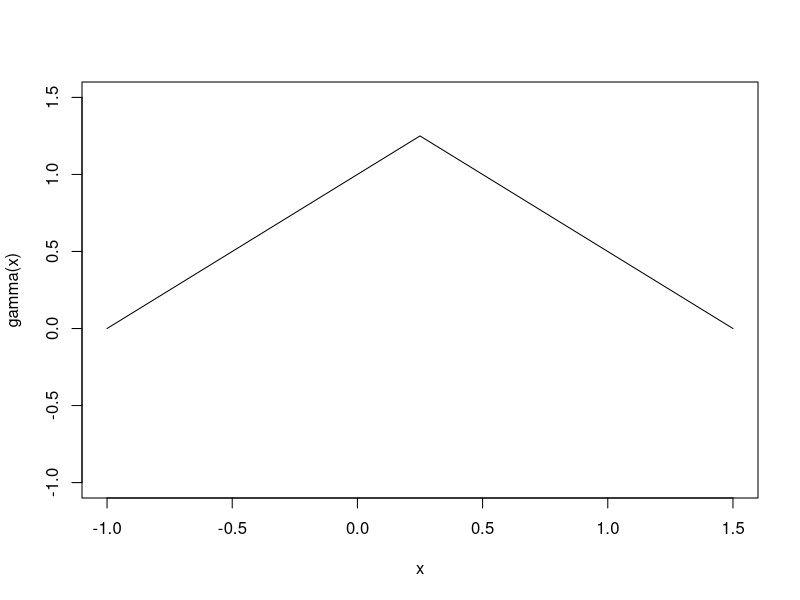
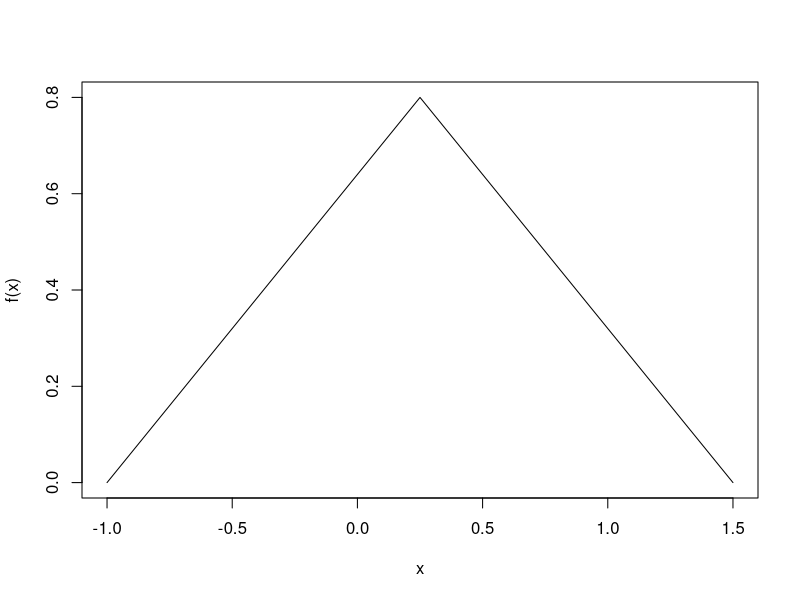
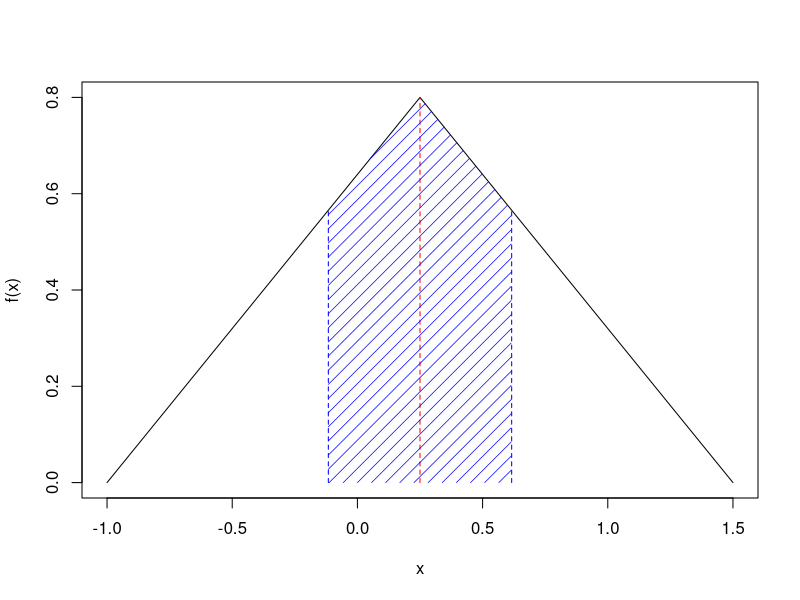
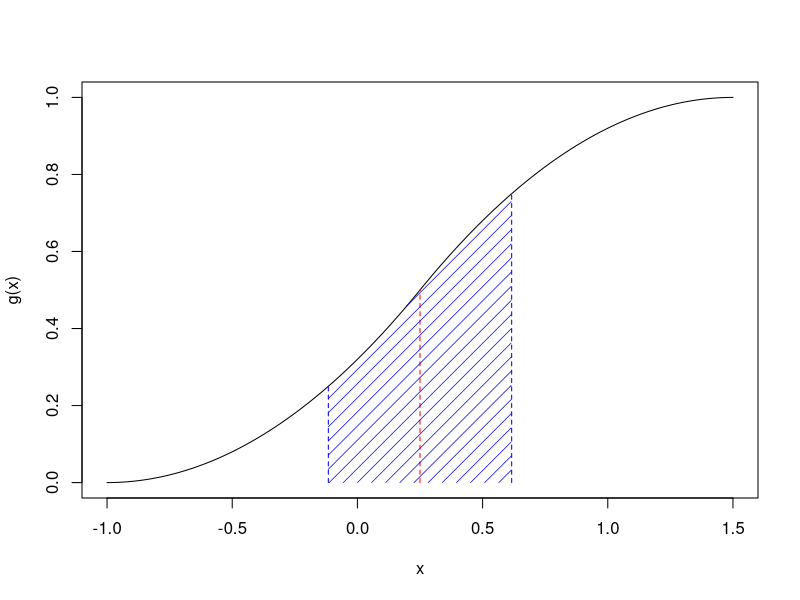
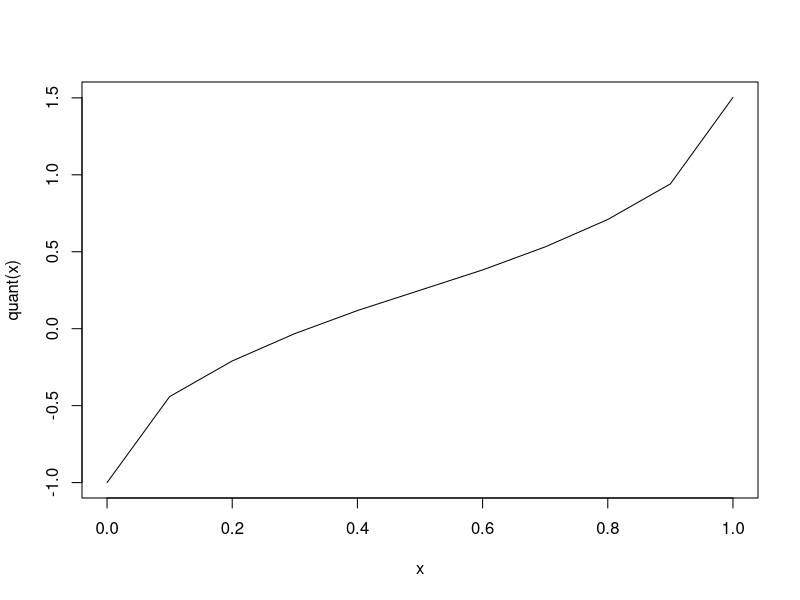
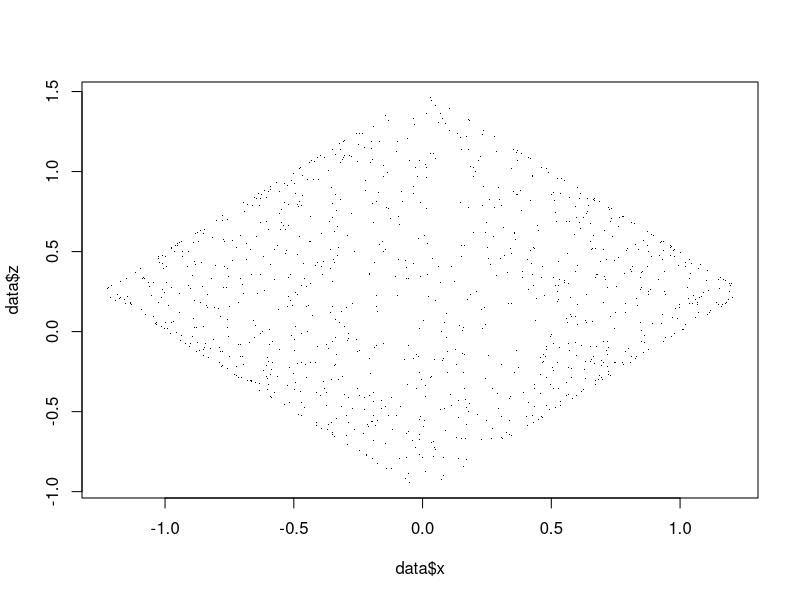
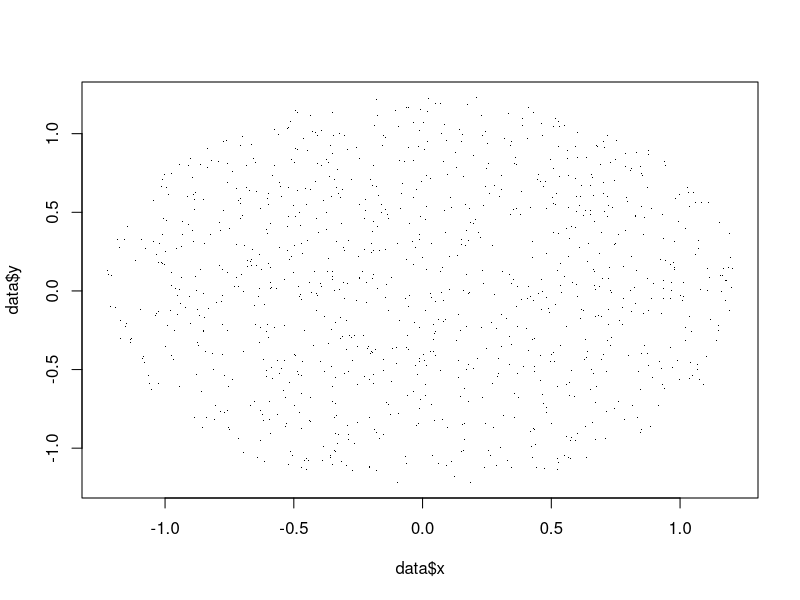
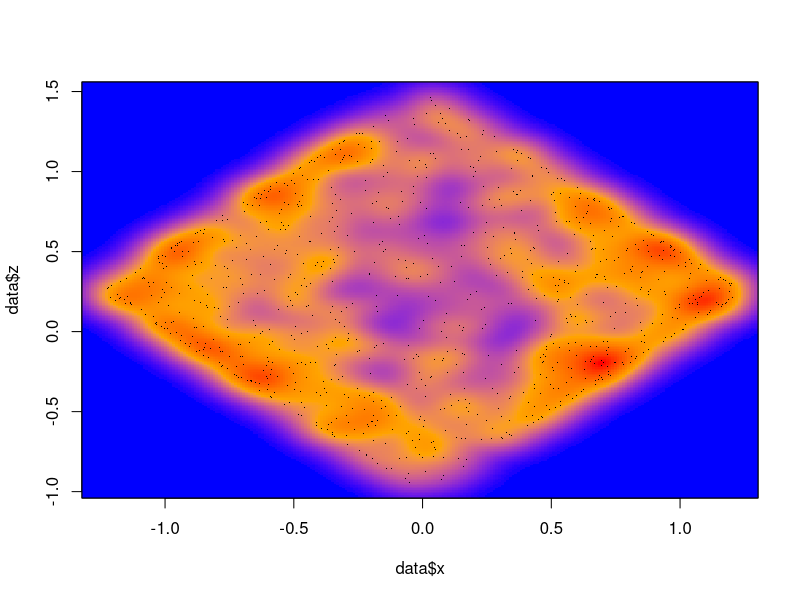

Reproduce these figures in R, in order.
a = -1  # z=[a,b] - диагональ квадрата
b = 1.5 #

gamma =  function(x){
  y = (-abs(x - (a+b)/2) + (b-a)/2 ) # Задаем половину квадрата функцией модуля
  return(y)
}
x=seq(a, b, 0.01) # Задаем границы промежутка
plot(x, gamma(x), type="l", ylim=c(a,b)) # Проверяем, что функция действительно задает необходимую нам кривую

#deriv=function(x){return(-sign(x - (a+b)/2))}
square_deriv = 1 # in our case derivative equals 1 or -1, just using 1 as a square of derivative to escape troubles with sign function
int = function(x){
  y = (abs(gamma(x))*sqrt(1+square_deriv)) # Подынтегральная функция М
  return(y)
}
  M = integrate(int,a,b)$value 

f = Vectorize(function(x){
  y =int(x)/M
  return(y)
})

x=seq(a,b,0.01)
plot(x, f(x), type="l", xlim=c(a,b) ) # График плотности распределения

g = Vectorize(function(t){
  y = integrate(f,a,t)$value
  return(y)
})


quant = Vectorize(function(x){                                # Задаем квантильную функцию, исходя из соотношения g(t)-x=0, где g - функция распределения
 y = uniroot(function(t) g(t)-x, c(a-0.1, b+0.1))     # t - необходимое нам значение квантиля, а x - вероятность
 return(y$root)
})

q13 = quant(c(0.25, 0.75)) # q13 - массив из значений нижнего и верхнего квантилей
#q2 = q(c(0.5)) # q2 - медиана
q13          
#quant(g(x))
x=seq(a,b,0.01)

p=c(0.25,0.75)
q=quant(p)
plot(x, f(x), type="l") # График плотности распределения
lines(q, f(q), type="h", col="blue", lty="dashed") # Линии квартилей
lines(quant(0.5), y = f(quant(0.5)), type = "h", col = "red", lty = "dashed") # Линия медианы
t=seq(quant(0.25), quant(0.75), 0.01)
polygon(c(t, rev(t)), c(f(t), rep(0,length(t))), 
        border = FALSE, density = 10, lwd = 0.7, col = 'blue')
          
plot(x,g(x),type="l",ylim=c(0,1)) # График интегральной функции распределения
lines(q, g(q), type="h", col="blue", lty="dashed") # Линии квартилей
lines(quant(0.5), y = g(quant(0.5)), type = "h", col = "red", lty = "dashed") # Линия медианы
t=seq(quant(0.25), quant(0.75), 0.01)
polygon(c(t, rev(t)), c(g(t), rep(0,length(t))), 
        border = FALSE, density = 10, lwd = 0.7, col = 'blue')
        
# Вероятность того, что значение случайной величины находится между нижним и верхним квартилями (в интерквартильном размахе) равно 50%
# и не зависит от функции распределения.
          
x=seq(0,1,0.1)
plot(x, quant(x), type="l") # Квантильная функция     
          
table_of_quantiles = data.frame(x, quant(x)) # Таблица квантилей
View(table_of_quantiles)

          
  
generate=function(t){
    y=runif(t,0,1)
    return(quant(y))
  }
  generate_on=function(t){
    z=generate(t)
    alpha=runif(t,0,2*pi)
    x=sin(alpha)*gamma(z)
    y=cos(alpha)*gamma(z)
    matrice=data.frame(x,y,z)
  return(matrice)
  }

  data=generate_on(1000)
  plot(data$x, data$z, pch='.')
  plot(data$x, data$y, pch='.')
          
          
smoothScatter(data$x, data$z,
              nrpoints = 1000, nbin = 256,
              colramp =  colorRampPalette(c("blue", "orange", "red"), space = "Lab"),
              transformation = function(x) (x) )
          
smoothScatter(data$x, data$y,
              nrpoints = 1000, nbin = 252,
              colramp =  colorRampPalette(c("blue", "orange", "red"), space = "Lab"),
              transformation = function(x) (x) )
          
          